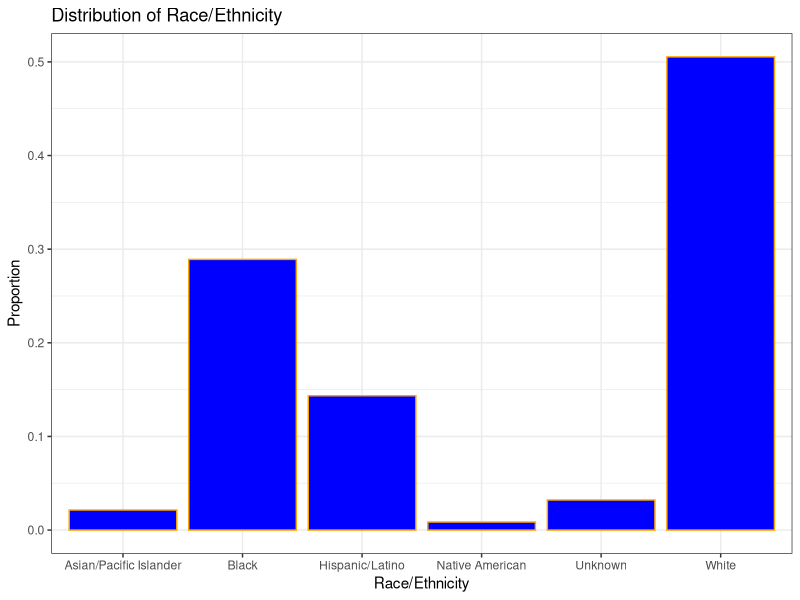
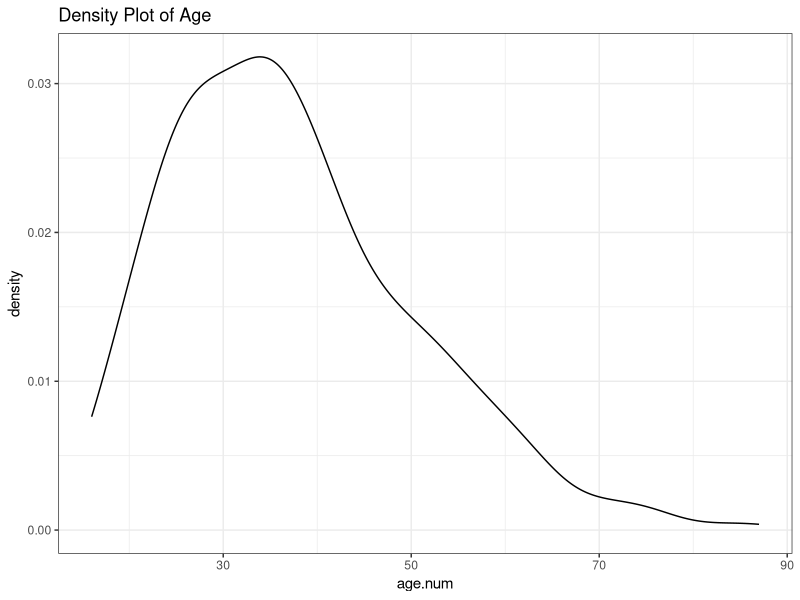
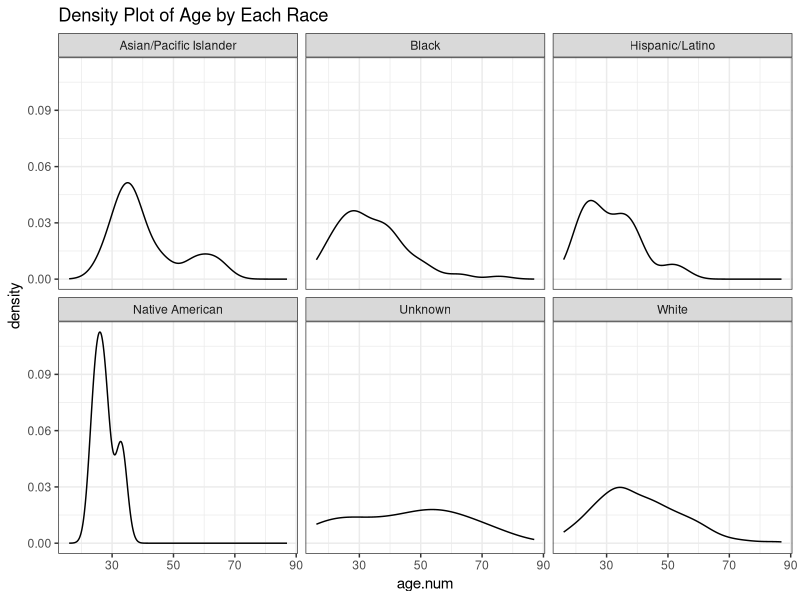
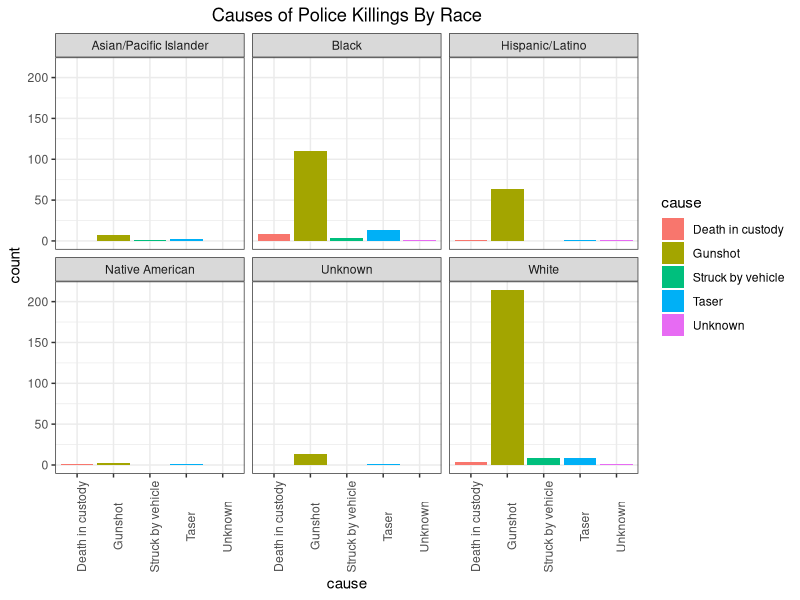
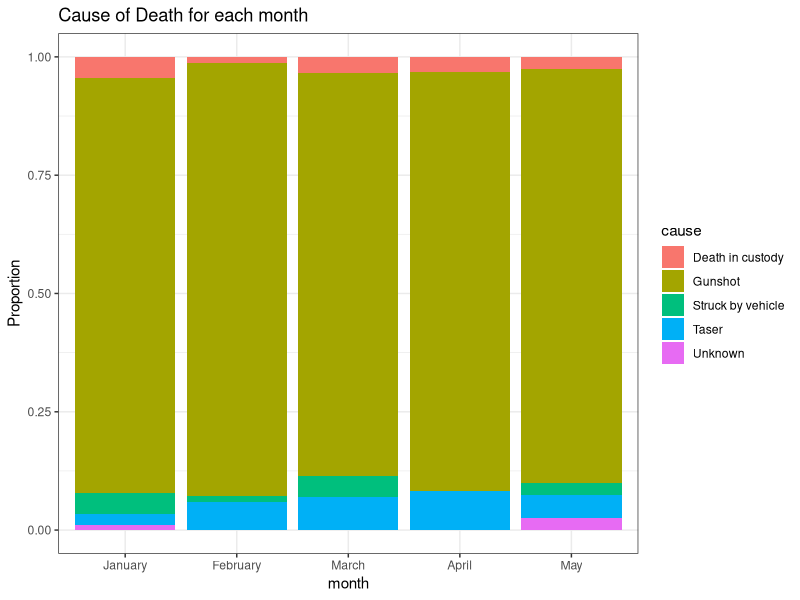
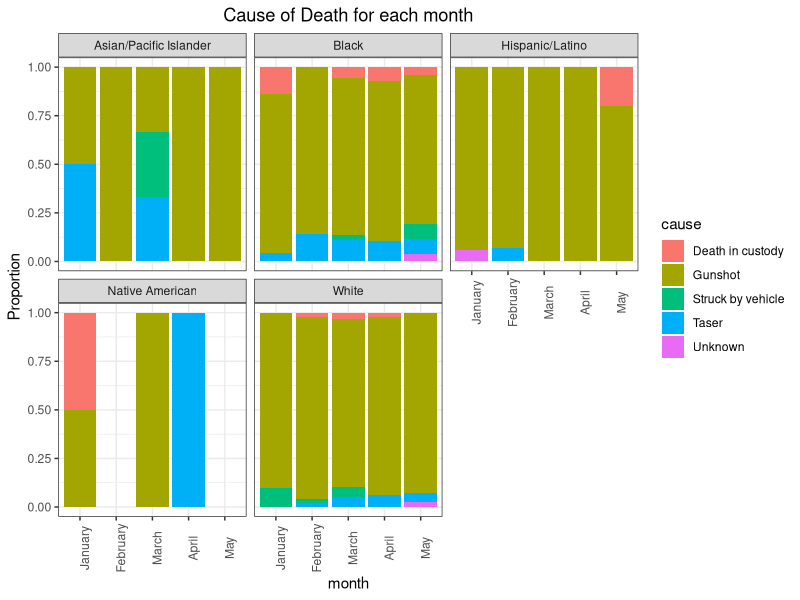
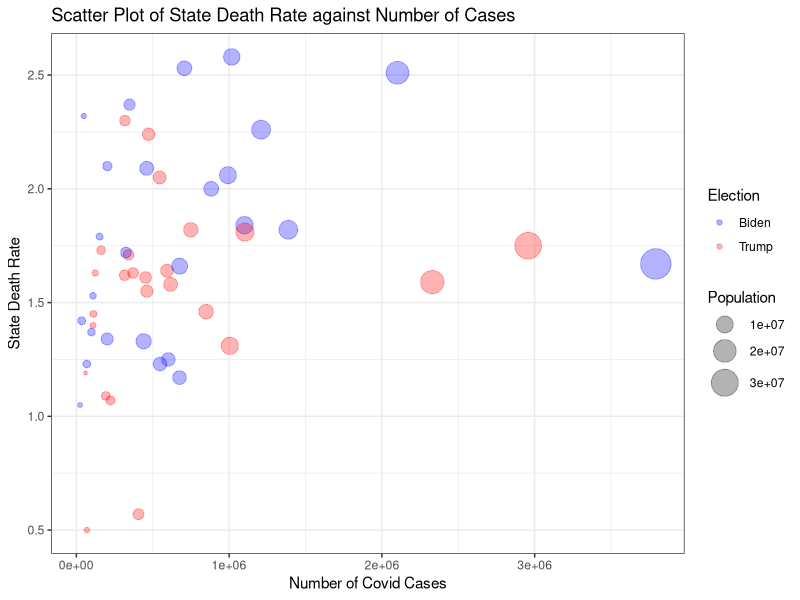

The R source for these figures, in order:
## ---- chunk 1
knitr::opts_chunk$set(echo = TRUE)
## ---- chunk 2
library(dplyr)
library(tidyverse)
setwd("/Users/maxryoo/Documents/MSDS/STAT6021/hw2")
data = read.csv("PoliceKillings.csv", header = TRUE)
head(data)
## ---- chunk 3
prop.table(table(data$raceethnicity))
## ---- chunk 4
byRace = data %>%
  group_by(raceethnicity) %>%
  summarize(Counts=n()) %>%
  mutate(Proportion = Counts/nrow(data))

ggplot(byRace, aes(x=raceethnicity, y=Proportion)) + 
  geom_bar(stat="identity", fill="blue", color="orange") +
  labs(x="Race/Ethnicity", y="Proportion", title="Distribution of Race/Ethnicity") + 
  theme_bw() 
## ---- chunk 5
prop.table(table(data$raceethnicity))
race=c("White", "Black", "Hispanic/Latino","Unknown","Asian/Pacific Islander","Native American")
props = c(0.50535332,0.28907923,0.14346895,0.03211991,0.02141328,0.00856531)
census = c(60.1, 13.4, 1.8, NA, 5.9+0.2, 1.3)/100
difference = props - census
data.frame(race, props, census,difference)
## ---- chunk 6
data$age.num = as.numeric(data$age)
is.numeric(data$age.num)
data$age.num
## ---- chunk 7
ggplot(data, aes(x=age.num)) + 
  geom_density() + 
  labs(title="Density Plot of Age") +
  theme_bw()
## ---- chunk 8
ggplot(data, aes(x=age.num)) + 
  geom_density() + 
  labs(title="Density Plot of Age by Each Race") +
  theme_bw() + 
  facet_wrap(~raceethnicity)
## ---- chunk 9
ggplot(data, aes(x=cause, fill=cause)) +
  geom_bar() + 
  labs(title="Causes of Police Killings By Race") +
  facet_wrap(~raceethnicity) +
  theme_bw() + 
  theme(axis.text.x = element_text(angle = 90), plot.title = element_text(hjust = 0.5))

## ---- chunk 10
data$month <- factor(data$month, levels=c("January", "February", "March", "April", "May"))
data %>%
  filter(!is.na(month)) %>%
  ggplot(aes(x=month, fill=cause)) + 
  geom_bar(position = "fill") + 
  labs(title="Cause of Death for each month", y="Proportion") +
  theme_bw()
## ---- chunk 11
data %>%
  filter(!is.na(month)) %>%
  filter(raceethnicity != "Unknown") %>%
  ggplot(aes(x=month, fill=cause)) + 
  geom_bar(position = "fill") + 
  facet_wrap(~raceethnicity) +
  labs(title="Cause of Death for each month", y="Proportion") +
  theme_bw() +
  theme(axis.text.x = element_text(angle = 90), plot.title = element_text(hjust = 0.5))
## ---- chunk 12
setwd("/Users/maxryoo/Documents/MSDS/STAT6021/hw2")
stateCovid = read.csv("stateCovid.csv", header = TRUE)
dim(stateCovid)
head(stateCovid)
## ---- chunk 13
stateElection = read.csv("State_pop_election.csv", header=TRUE)
stateMerged = merge(stateCovid, stateElection, by.x="state", by.y="State")
head(stateMerged)
## ---- chunk 14
stateMerged %>%
  filter(!is.na(Election)) %>%
  ggplot(aes(x=cases, y=state.rate, size=Population, color=Election)) + 
  scale_color_manual(values=c("blue", "red")) + 
  geom_point(alpha=0.3) +
  scale_size(range = c(1,10)) +
  labs(title="Scatter Plot of State Death Rate against Number of Cases",
       y="State Death Rate", 
       x="Number of Covid Cases") +
  theme_bw()
